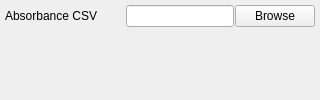
          <widget class="QWidget" name="tab_7">
           <attribute name="title">
            <string>Absorbance</string>
           </attribute>
           <layout class="QVBoxLayout" name="verticalLayout_4">
            <property name="spacing">
             <number>1</number>
            </property>
            <property name="leftMargin">
             <number>5</number>
            </property>
            <property name="topMargin">
             <number>5</number>
            </property>
            <property name="rightMargin">
             <number>5</number>
            </property>
            <property name="bottomMargin">
             <number>5</number>
            </property>
            <item>
             <layout class="QHBoxLayout" name="horizontalLayout">
              <item>
               <widget class="QLabel" name="label">
                <property name="sizePolicy">
                 <sizepolicy hsizetype="Preferred" vsizetype="Maximum">
                  <horstretch>0</horstretch>
                  <verstretch>0</verstretch>
                 </sizepolicy>
                </property>
                <property name="minimumSize">
                 <size>
                  <width>120</width>
                  <height>0</height>
                 </size>
                </property>
                <property name="text">
                 <string>Absorbance CSV</string>
                </property>
               </widget>
              </item>
              <item>
               <widget class="QLineEdit" name="abs_file_text">
                <property name="readOnly">
                 <bool>false</bool>
                </property>
               </widget>
              </item>
              <item>
               <widget class="QPushButton" name="abs_file_button">
                <property name="text">
                 <string>Browse</string>
                </property>
               </widget>
              </item>
             </layout>
            </item>
            <item>
             <spacer name="verticalSpacer">
              <property name="orientation">
               <enum>Qt::Vertical</enum>
              </property>
              <property name="sizeHint" stdset="0">
               <size>
                <width>20</width>
                <height>40</height>
               </size>
              </property>
             </spacer>
            </item>
           </layout>
          </widget>
